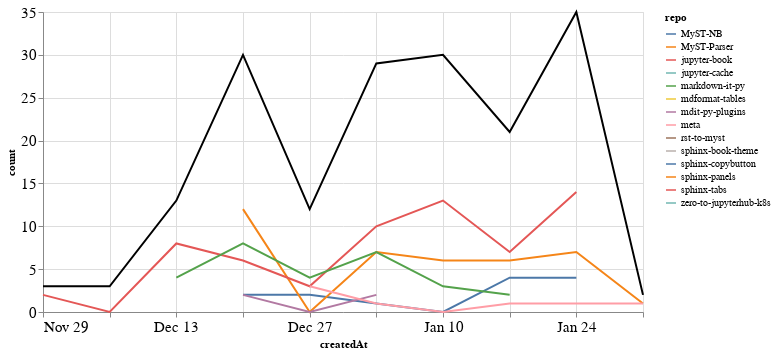

Notebook code cell kept with this figure:
### Markdown cell above
### Comments

### Code cell
comments_time = comments.groupby('repo').resample('W', on='createdAt').count()['author'].reset_index()
comments_time = comments_time.rename(columns={'author': 'count'})
comments_time_total = comments_time.groupby('createdAt').agg({"count": "sum"}).reset_index()
ch1 = alt.Chart(comments_time, width=600).mark_line().encode(
    x='createdAt',
    y='count',
    color='repo',
    tooltip="repo"
)

ch2 = alt.Chart(comments_time_total, width=600).mark_line(color="black").encode(
    x='createdAt',
    y='count',
)

ch1 + ch2

### Figure 1 — Vega-Lite specification as saved in the notebook (floating-point values rounded to 4 significant figures)
{"config": {"axisLeft": {"labelFontSize": 15}, "axisBottom": {"labelFontSize": 15}}, "layer": [{"data": {"name": "data-cf17ab611c04734c2088fa97b6d60af5"}, "mark": "line", "encoding": {"color": {"type": "nominal", "field": "repo"}, "tooltip": {"type": "nominal", "field": "repo"}, "x": {"type": "temporal", "field": "createdAt"}, "y": {"type": "quantitative", "field": "count"}}, "width": 600}, {"data": {"name": "data-36766598c85b239a9e0063dec0d938cf"}, "mark": {"type": "line", "color": "black"}, "encoding": {"x": {"type": "temporal", "field": "createdAt"}, "y": {"type": "quantitative", "field": "count"}}, "width": 600}], "$schema": "https://vega.github.io/schema/vega-lite/v4.8.1.json", "datasets": {"data-cf17ab611c04734c2088fa97b6d60af5": [{"repo": "MyST-NB", "createdAt": "2020-12-20T00:00:00", "count": 2}, {"repo": "MyST-NB", "createdAt": "2020-12-27T00:00:00", "count": 2}, {"repo": "MyST-NB", "createdAt": "2021-01-03T00:00:00", "count": 1}, {"repo": "MyST-NB", "createdAt": "2021-01-10T00:00:00", "count": 0}, {"repo": "MyST-NB", "createdAt": "2021-01-17T00:00:00", "count": 4}, {"repo": "MyST-NB", "createdAt": "2021-01-24T00:00:00", "count": 4}, {"repo": "MyST-Parser", "createdAt": "2020-12-20T00:00:00", "count": 12}, {"repo": "MyST-Parser", "createdAt": "2020-12-27T00:00:00", "count": 0}, {"repo": "MyST-Parser", "createdAt": "2021-01-03T00:00:00", "count": 7}, {"repo": "MyST-Parser", "createdAt": "2021-01-10T00:00:00", "count": 6}, {"repo": "MyST-Parser", "createdAt": "2021-01-17T00:00:00", "count": 6}, {"repo": "MyST-Parser", "createdAt": "2021-01-24T00:00:00", "count": 7}, {"repo": "MyST-Parser", "createdAt": "2021-01-31T00:00:00", "count": 1}, {"repo": "jupyter-book", "createdAt": "2020-11-29T00:00:00", "count": 2}, {"repo": "jupyter-book", "createdAt": "2020-12-06T00:00:00", "count": 0}, {"repo": "jupyter-book", "createdAt": "2020-12-13T00:00:00", "count": 8}, {"repo": "jupyter-book", "createdAt": "2020-12-20T00:00:00", "count": 6}, {"repo": "jupyter-book", "createdAt": "2020-12-27T00:00:00", "count": 3}, {"repo": "jupyter-book", "createdAt": "2021-01-03T00:00:00", "count": 10}, {"repo": "jupyter-book", "createdAt": "2021-01-10T00:00:00", "count": 13}, {"repo": "jupyter-book", "createdAt": "2021-01-17T00:00:00", "count": 7}, {"repo": "jupyter-book", "createdAt": "2021-01-24T00:00:00", "count": 14}, {"repo": "jupyter-cache", "createdAt": "2021-01-17T00:00:00", "count": 1}, {"repo": "markdown-it-py", "createdAt": "2020-12-13T00:00:00", "count": 4}, {"repo": "markdown-it-py", "createdAt": "2020-12-20T00:00:00", "count": 8}, {"repo": "markdown-it-py", "createdAt": "2020-12-27T00:00:00", "count": 4}, {"repo": "markdown-it-py", "createdAt": "2021-01-03T00:00:00", "count": 7}, {"repo": "markdown-it-py", "createdAt": "2021-01-10T00:00:00", "count": 3}, {"repo": "markdown-it-py", "createdAt": "2021-01-17T00:00:00", "count": 2}, {"repo": "mdformat-tables", "createdAt": "2020-12-13T00:00:00", "count": 1}, {"repo": "mdit-py-plugins", "createdAt": "2020-12-20T00:00:00", "count": 2}, {"repo": "mdit-py-plugins", "createdAt": "2020-12-27T00:00:00", "count": 0}, {"repo": "mdit-py-plugins", "createdAt": "2021-01-03T00:00:00", "count": 2}, {"repo": "meta", "createdAt": "2020-12-27T00:00:00", "count": 3}, {"repo": "meta", "createdAt": "2021-01-03T00:00:00", "count": 1}, {"repo": "meta", "createdAt": "2021-01-10T00:00:00", "count": 0}, {"repo": "meta", "createdAt": "2021-01-17T00:00:00", "count": 1}, {"repo": "meta", "createdAt": "2021-01-24T00:00:00", "count": 1}, {"repo": "meta", "createdAt": "2021-01-31T00:00:00", "count": 1}, {"repo": "rst-to-myst", "createdAt": "2021-01-10T00:00:00", "count": 8}, {"repo": "sphinx-book-theme", "createdAt": "2021-01-24T00:00:00", "count": 5}, {"repo": "sphinx-copybutton", "createdAt": "2020-12-06T00:00:00", "count": 3}, {"repo": "sphinx-panels", "createdAt": "2020-11-29T00:00:00", "count": 1}, {"repo": "sphinx-tabs", "createdAt": "2021-01-24T00:00:00", "count": 4}, {"repo": "zero-to-jupyterhub-k8s", "createdAt": "2021-01-03T00:00:00", "count": 1}], "data-36766598c85b239a9e0063dec0d938cf": [{"createdAt": "2020-11-29T00:00:00", "count": 3}, {"createdAt": "2020-12-06T00:00:00", "count": 3}, {"createdAt": "2020-12-13T00:00:00", "count": 13}, {"createdAt": "2020-12-20T00:00:00", "count": 30}, {"createdAt": "2020-12-27T00:00:00", "count": 12}, {"createdAt": "2021-01-03T00:00:00", "count": 29}, {"createdAt": "2021-01-10T00:00:00", "count": 30}, {"createdAt": "2021-01-17T00:00:00", "count": 21}, {"createdAt": "2021-01-24T00:00:00", "count": 35}, {"createdAt": "2021-01-31T00:00:00", "count": 2}]}}
